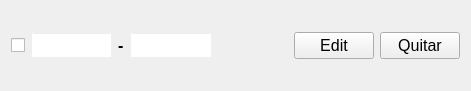
<?xml version="1.0" encoding="UTF-8"?>
<ui version="4.0">
 <class>Task</class>
 <widget class="QWidget" name="Task">
  <property name="geometry">
   <rect>
    <x>0</x>
    <y>0</y>
    <width>471</width>
    <height>91</height>
   </rect>
  </property>
  <property name="windowTitle">
   <string>Task</string>
  </property>
  <layout class="QHBoxLayout" name="horizontalLayout">
   <item>
    <widget class="QCheckBox" name="checkBox">
     <property name="font">
      <font>
       <pointsize>12</pointsize>
      </font>
     </property>
     <property name="text">
      <string/>
     </property>
    </widget>
   </item>
   <item>
    <widget class="QLineEdit" name="taskEdit">
     <property name="palette">
      <palette>
       <active>
        <colorrole role="WindowText">
         <brush brushstyle="SolidPattern">
          <color alpha="255">
           <red>0</red>
           <green>0</green>
           <blue>0</blue>
          </color>
         </brush>
        </colorrole>
        <colorrole role="Button">
         <brush brushstyle="SolidPattern">
          <color alpha="0">
           <red>240</red>
           <green>240</green>
           <blue>240</blue>
          </color>
         </brush>
        </colorrole>
        <colorrole role="Light">
         <brush brushstyle="SolidPattern">
          <color alpha="0">
           <red>255</red>
           <green>255</green>
           <blue>255</blue>
          </color>
         </brush>
        </colorrole>
        <colorrole role="Midlight">
         <brush brushstyle="SolidPattern">
          <color alpha="0">
           <red>247</red>
           <green>247</green>
           <blue>247</blue>
          </color>
         </brush>
        </colorrole>
        <colorrole role="Dark">
         <brush brushstyle="SolidPattern">
          <color alpha="0">
           <red>120</red>
           <green>120</green>
           <blue>120</blue>
          </color>
         </brush>
        </colorrole>
        <colorrole role="Mid">
         <brush brushstyle="SolidPattern">
          <color alpha="0">
           <red>160</red>
           <green>160</green>
           <blue>160</blue>
          </color>
         </brush>
        </colorrole>
        <colorrole role="Text">
         <brush brushstyle="SolidPattern">
          <color alpha="255">
           <red>0</red>
           <green>0</green>
           <blue>0</blue>
          </color>
         </brush>
        </colorrole>
        <colorrole role="BrightText">
         <brush brushstyle="SolidPattern">
          <color alpha="255">
           <red>255</red>
           <green>255</green>
           <blue>255</blue>
          </color>
         </brush>
        </colorrole>
        <colorrole role="ButtonText">
         <brush brushstyle="SolidPattern">
          <color alpha="255">
           <red>0</red>
           <green>0</green>
           <blue>0</blue>
          </color>
         </brush>
        </colorrole>
        <colorrole role="Base">
         <brush brushstyle="SolidPattern">
          <color alpha="255">
           <red>255</red>
           <green>255</green>
           <blue>255</blue>
          </color>
         </brush>
        </colorrole>
        <colorrole role="Window">
         <brush brushstyle="SolidPattern">
          <color alpha="0">
           <red>240</red>
           <green>240</green>
           <blue>240</blue>
          </color>
         </brush>
        </colorrole>
        <colorrole role="Shadow">
         <brush brushstyle="SolidPattern">
          <color alpha="255">
           <red>0</red>
           <green>0</green>
           <blue>0</blue>
          </color>
         </brush>
        </colorrole>
        <colorrole role="AlternateBase">
         <brush brushstyle="SolidPattern">
          <color alpha="127">
           <red>247</red>
           <green>247</green>
           <blue>247</blue>
          </color>
         </brush>
        </colorrole>
        <colorrole role="ToolTipBase">
         <brush brushstyle="SolidPattern">
          <color alpha="255">
           <red>255</red>
           <green>255</green>
           <blue>220</blue>
          </color>
         </brush>
        </colorrole>
        <colorrole role="ToolTipText">
         <brush brushstyle="SolidPattern">
          <color alpha="255">
           <red>0</red>
           <green>0</green>
           <blue>0</blue>
          </color>
         </brush>
        </colorrole>
        <colorrole role="PlaceholderText">
         <brush brushstyle="SolidPattern">
          <color alpha="127">
           <red>0</red>
           <green>0</green>
           <blue>0</blue>
          </color>
         </brush>
        </colorrole>
        <colorrole role="Accent">
         <brush brushstyle="SolidPattern">
          <color alpha="255">
           <red>255</red>
           <green>255</green>
           <blue>255</blue>
          </color>
         </brush>
        </colorrole>
       </active>
       <inactive>
        <colorrole role="WindowText">
         <brush brushstyle="SolidPattern">
          <color alpha="255">
           <red>0</red>
           <green>0</green>
           <blue>0</blue>
          </color>
         </brush>
        </colorrole>
        <colorrole role="Button">
         <brush brushstyle="SolidPattern">
          <color alpha="0">
           <red>240</red>
           <green>240</green>
           <blue>240</blue>
          </color>
         </brush>
        </colorrole>
        <colorrole role="Light">
         <brush brushstyle="SolidPattern">
          <color alpha="0">
           <red>255</red>
           <green>255</green>
           <blue>255</blue>
          </color>
         </brush>
        </colorrole>
        <colorrole role="Midlight">
         <brush brushstyle="SolidPattern">
          <color alpha="0">
           <red>247</red>
           <green>247</green>
           <blue>247</blue>
          </color>
         </brush>
        </colorrole>
        <colorrole role="Dark">
         <brush brushstyle="SolidPattern">
          <color alpha="0">
           <red>120</red>
           <green>120</green>
           <blue>120</blue>
          </color>
         </brush>
        </colorrole>
        <colorrole role="Mid">
         <brush brushstyle="SolidPattern">
          <color alpha="0">
           <red>160</red>
           <green>160</green>
           <blue>160</blue>
          </color>
         </brush>
        </colorrole>
        <colorrole role="Text">
         <brush brushstyle="SolidPattern">
          <color alpha="255">
           <red>0</red>
           <green>0</green>
           <blue>0</blue>
          </color>
         </brush>
        </colorrole>
        <colorrole role="BrightText">
         <brush brushstyle="SolidPattern">
          <color alpha="255">
           <red>255</red>
           <green>255</green>
           <blue>255</blue>
          </color>
         </brush>
        </colorrole>
        <colorrole role="ButtonText">
         <brush brushstyle="SolidPattern">
          <color alpha="255">
           <red>0</red>
           <green>0</green>
           <blue>0</blue>
          </color>
         </brush>
        </colorrole>
        <colorrole role="Base">
         <brush brushstyle="SolidPattern">
          <color alpha="255">
           <red>255</red>
           <green>255</green>
           <blue>255</blue>
          </color>
         </brush>
        </colorrole>
        <colorrole role="Window">
         <brush brushstyle="SolidPattern">
          <color alpha="0">
           <red>240</red>
           <green>240</green>
           <blue>240</blue>
          </color>
         </brush>
        </colorrole>
        <colorrole role="Shadow">
         <brush brushstyle="SolidPattern">
          <color alpha="255">
           <red>0</red>
           <green>0</green>
           <blue>0</blue>
          </color>
         </brush>
        </colorrole>
        <colorrole role="AlternateBase">
         <brush brushstyle="SolidPattern">
          <color alpha="127">
           <red>247</red>
           <green>247</green>
           <blue>247</blue>
          </color>
         </brush>
        </colorrole>
        <colorrole role="ToolTipBase">
         <brush brushstyle="SolidPattern">
          <color alpha="255">
           <red>255</red>
           <green>255</green>
           <blue>220</blue>
          </color>
         </brush>
        </colorrole>
        <colorrole role="ToolTipText">
         <brush brushstyle="SolidPattern">
          <color alpha="255">
           <red>0</red>
           <green>0</green>
           <blue>0</blue>
          </color>
         </brush>
        </colorrole>
        <colorrole role="PlaceholderText">
         <brush brushstyle="SolidPattern">
          <color alpha="127">
           <red>0</red>
           <green>0</green>
           <blue>0</blue>
          </color>
         </brush>
        </colorrole>
        <colorrole role="Accent">
         <brush brushstyle="SolidPattern">
          <color alpha="255">
           <red>255</red>
           <green>255</green>
           <blue>255</blue>
          </color>
         </brush>
        </colorrole>
       </inactive>
       <disabled>
        <colorrole role="WindowText">
         <brush brushstyle="SolidPattern">
          <color alpha="0">
           <red>120</red>
           <green>120</green>
           <blue>120</blue>
          </color>
         </brush>
        </colorrole>
        <colorrole role="Button">
         <brush brushstyle="SolidPattern">
          <color alpha="0">
           <red>240</red>
           <green>240</green>
           <blue>240</blue>
          </color>
         </brush>
        </colorrole>
        <colorrole role="Light">
         <brush brushstyle="SolidPattern">
          <color alpha="0">
           <red>255</red>
           <green>255</green>
           <blue>255</blue>
          </color>
         </brush>
        </colorrole>
        <colorrole role="Midlight">
         <brush brushstyle="SolidPattern">
          <color alpha="0">
           <red>247</red>
           <green>247</green>
           <blue>247</blue>
          </color>
         </brush>
        </colorrole>
        <colorrole role="Dark">
         <brush brushstyle="SolidPattern">
          <color alpha="0">
           <red>120</red>
           <green>120</green>
           <blue>120</blue>
          </color>
         </brush>
        </colorrole>
        <colorrole role="Mid">
         <brush brushstyle="SolidPattern">
          <color alpha="0">
           <red>160</red>
           <green>160</green>
           <blue>160</blue>
          </color>
         </brush>
        </colorrole>
        <colorrole role="Text">
         <brush brushstyle="SolidPattern">
          <color alpha="0">
           <red>120</red>
           <green>120</green>
           <blue>120</blue>
          </color>
         </brush>
        </colorrole>
        <colorrole role="BrightText">
         <brush brushstyle="SolidPattern">
          <color alpha="255">
           <red>255</red>
           <green>255</green>
           <blue>255</blue>
          </color>
         </brush>
        </colorrole>
        <colorrole role="ButtonText">
         <brush brushstyle="SolidPattern">
          <color alpha="0">
           <red>120</red>
           <green>120</green>
           <blue>120</blue>
          </color>
         </brush>
        </colorrole>
        <colorrole role="Base">
         <brush brushstyle="SolidPattern">
          <color alpha="0">
           <red>240</red>
           <green>240</green>
           <blue>240</blue>
          </color>
         </brush>
        </colorrole>
        <colorrole role="Window">
         <brush brushstyle="SolidPattern">
          <color alpha="0">
           <red>240</red>
           <green>240</green>
           <blue>240</blue>
          </color>
         </brush>
        </colorrole>
        <colorrole role="Shadow">
         <brush brushstyle="SolidPattern">
          <color alpha="255">
           <red>0</red>
           <green>0</green>
           <blue>0</blue>
          </color>
         </brush>
        </colorrole>
        <colorrole role="AlternateBase">
         <brush brushstyle="SolidPattern">
          <color alpha="0">
           <red>240</red>
           <green>240</green>
           <blue>240</blue>
          </color>
         </brush>
        </colorrole>
        <colorrole role="ToolTipBase">
         <brush brushstyle="SolidPattern">
          <color alpha="255">
           <red>255</red>
           <green>255</green>
           <blue>220</blue>
          </color>
         </brush>
        </colorrole>
        <colorrole role="ToolTipText">
         <brush brushstyle="SolidPattern">
          <color alpha="255">
           <red>0</red>
           <green>0</green>
           <blue>0</blue>
          </color>
         </brush>
        </colorrole>
        <colorrole role="PlaceholderText">
         <brush brushstyle="SolidPattern">
          <color alpha="0">
           <red>120</red>
           <green>120</green>
           <blue>120</blue>
          </color>
         </brush>
        </colorrole>
        <colorrole role="Accent">
         <brush brushstyle="SolidPattern">
          <color alpha="0">
           <red>255</red>
           <green>255</green>
           <blue>255</blue>
          </color>
         </brush>
        </colorrole>
       </disabled>
      </palette>
     </property>
     <property name="font">
      <font>
       <pointsize>11</pointsize>
      </font>
     </property>
     <property name="readOnly">
      <bool>true</bool>
     </property>
    </widget>
   </item>
   <item>
    <widget class="QLabel" name="label">
     <property name="font">
      <font>
       <pointsize>12</pointsize>
       <bold>true</bold>
      </font>
     </property>
     <property name="focusPolicy">
      <enum>Qt::FocusPolicy::WheelFocus</enum>
     </property>
     <property name="text">
      <string>-</string>
     </property>
    </widget>
   </item>
   <item>
    <widget class="QLineEdit" name="capitalEdit">
     <property name="palette">
      <palette>
       <active>
        <colorrole role="WindowText">
         <brush brushstyle="SolidPattern">
          <color alpha="255">
           <red>0</red>
           <green>0</green>
           <blue>0</blue>
          </color>
         </brush>
        </colorrole>
        <colorrole role="Button">
         <brush brushstyle="SolidPattern">
          <color alpha="0">
           <red>255</red>
           <green>255</green>
           <blue>255</blue>
          </color>
         </brush>
        </colorrole>
        <colorrole role="Light">
         <brush brushstyle="SolidPattern">
          <color alpha="0">
           <red>255</red>
           <green>255</green>
           <blue>255</blue>
          </color>
         </brush>
        </colorrole>
        <colorrole role="Midlight">
         <brush brushstyle="SolidPattern">
          <color alpha="0">
           <red>255</red>
           <green>255</green>
           <blue>255</blue>
          </color>
         </brush>
        </colorrole>
        <colorrole role="Dark">
         <brush brushstyle="SolidPattern">
          <color alpha="0">
           <red>127</red>
           <green>127</green>
           <blue>127</blue>
          </color>
         </brush>
        </colorrole>
        <colorrole role="Mid">
         <brush brushstyle="SolidPattern">
          <color alpha="0">
           <red>170</red>
           <green>170</green>
           <blue>170</blue>
          </color>
         </brush>
        </colorrole>
        <colorrole role="Text">
         <brush brushstyle="SolidPattern">
          <color alpha="255">
           <red>0</red>
           <green>0</green>
           <blue>0</blue>
          </color>
         </brush>
        </colorrole>
        <colorrole role="BrightText">
         <brush brushstyle="SolidPattern">
          <color alpha="255">
           <red>255</red>
           <green>255</green>
           <blue>255</blue>
          </color>
         </brush>
        </colorrole>
        <colorrole role="ButtonText">
         <brush brushstyle="SolidPattern">
          <color alpha="255">
           <red>0</red>
           <green>0</green>
           <blue>0</blue>
          </color>
         </brush>
        </colorrole>
        <colorrole role="Base">
         <brush brushstyle="SolidPattern">
          <color alpha="255">
           <red>255</red>
           <green>255</green>
           <blue>255</blue>
          </color>
         </brush>
        </colorrole>
        <colorrole role="Window">
         <brush brushstyle="SolidPattern">
          <color alpha="0">
           <red>255</red>
           <green>255</green>
           <blue>255</blue>
          </color>
         </brush>
        </colorrole>
        <colorrole role="Shadow">
         <brush brushstyle="SolidPattern">
          <color alpha="255">
           <red>0</red>
           <green>0</green>
           <blue>0</blue>
          </color>
         </brush>
        </colorrole>
        <colorrole role="AlternateBase">
         <brush brushstyle="SolidPattern">
          <color alpha="127">
           <red>255</red>
           <green>255</green>
           <blue>255</blue>
          </color>
         </brush>
        </colorrole>
        <colorrole role="ToolTipBase">
         <brush brushstyle="SolidPattern">
          <color alpha="255">
           <red>255</red>
           <green>255</green>
           <blue>220</blue>
          </color>
         </brush>
        </colorrole>
        <colorrole role="ToolTipText">
         <brush brushstyle="SolidPattern">
          <color alpha="255">
           <red>0</red>
           <green>0</green>
           <blue>0</blue>
          </color>
         </brush>
        </colorrole>
        <colorrole role="PlaceholderText">
         <brush brushstyle="SolidPattern">
          <color alpha="127">
           <red>0</red>
           <green>0</green>
           <blue>0</blue>
          </color>
         </brush>
        </colorrole>
        <colorrole role="Accent">
         <brush brushstyle="SolidPattern">
          <color alpha="255">
           <red>255</red>
           <green>255</green>
           <blue>255</blue>
          </color>
         </brush>
        </colorrole>
       </active>
       <inactive>
        <colorrole role="WindowText">
         <brush brushstyle="SolidPattern">
          <color alpha="255">
           <red>0</red>
           <green>0</green>
           <blue>0</blue>
          </color>
         </brush>
        </colorrole>
        <colorrole role="Button">
         <brush brushstyle="SolidPattern">
          <color alpha="0">
           <red>255</red>
           <green>255</green>
           <blue>255</blue>
          </color>
         </brush>
        </colorrole>
        <colorrole role="Light">
         <brush brushstyle="SolidPattern">
          <color alpha="0">
           <red>255</red>
           <green>255</green>
           <blue>255</blue>
          </color>
         </brush>
        </colorrole>
        <colorrole role="Midlight">
         <brush brushstyle="SolidPattern">
          <color alpha="0">
           <red>255</red>
           <green>255</green>
           <blue>255</blue>
          </color>
         </brush>
        </colorrole>
        <colorrole role="Dark">
         <brush brushstyle="SolidPattern">
          <color alpha="0">
           <red>127</red>
           <green>127</green>
           <blue>127</blue>
          </color>
         </brush>
        </colorrole>
        <colorrole role="Mid">
         <brush brushstyle="SolidPattern">
          <color alpha="0">
           <red>170</red>
           <green>170</green>
           <blue>170</blue>
          </color>
         </brush>
        </colorrole>
        <colorrole role="Text">
         <brush brushstyle="SolidPattern">
          <color alpha="255">
           <red>0</red>
           <green>0</green>
           <blue>0</blue>
          </color>
         </brush>
        </colorrole>
        <colorrole role="BrightText">
         <brush brushstyle="SolidPattern">
          <color alpha="255">
           <red>255</red>
           <green>255</green>
           <blue>255</blue>
          </color>
         </brush>
        </colorrole>
        <colorrole role="ButtonText">
         <brush brushstyle="SolidPattern">
          <color alpha="255">
           <red>0</red>
           <green>0</green>
           <blue>0</blue>
          </color>
         </brush>
        </colorrole>
        <colorrole role="Base">
         <brush brushstyle="SolidPattern">
          <color alpha="255">
           <red>255</red>
           <green>255</green>
           <blue>255</blue>
          </color>
         </brush>
        </colorrole>
        <colorrole role="Window">
         <brush brushstyle="SolidPattern">
          <color alpha="0">
           <red>255</red>
           <green>255</green>
           <blue>255</blue>
          </color>
         </brush>
        </colorrole>
        <colorrole role="Shadow">
         <brush brushstyle="SolidPattern">
          <color alpha="255">
           <red>0</red>
           <green>0</green>
           <blue>0</blue>
          </color>
         </brush>
        </colorrole>
        <colorrole role="AlternateBase">
         <brush brushstyle="SolidPattern">
          <color alpha="127">
           <red>255</red>
           <green>255</green>
           <blue>255</blue>
          </color>
         </brush>
        </colorrole>
        <colorrole role="ToolTipBase">
         <brush brushstyle="SolidPattern">
          <color alpha="255">
           <red>255</red>
           <green>255</green>
           <blue>220</blue>
          </color>
         </brush>
        </colorrole>
        <colorrole role="ToolTipText">
         <brush brushstyle="SolidPattern">
          <color alpha="255">
           <red>0</red>
           <green>0</green>
           <blue>0</blue>
          </color>
         </brush>
        </colorrole>
        <colorrole role="PlaceholderText">
         <brush brushstyle="SolidPattern">
          <color alpha="127">
           <red>0</red>
           <green>0</green>
           <blue>0</blue>
          </color>
         </brush>
        </colorrole>
        <colorrole role="Accent">
         <brush brushstyle="SolidPattern">
          <color alpha="255">
           <red>255</red>
           <green>255</green>
           <blue>255</blue>
          </color>
         </brush>
        </colorrole>
       </inactive>
       <disabled>
        <colorrole role="WindowText">
         <brush brushstyle="SolidPattern">
          <color alpha="0">
           <red>127</red>
           <green>127</green>
           <blue>127</blue>
          </color>
         </brush>
        </colorrole>
        <colorrole role="Button">
         <brush brushstyle="SolidPattern">
          <color alpha="0">
           <red>255</red>
           <green>255</green>
           <blue>255</blue>
          </color>
         </brush>
        </colorrole>
        <colorrole role="Light">
         <brush brushstyle="SolidPattern">
          <color alpha="0">
           <red>255</red>
           <green>255</green>
           <blue>255</blue>
          </color>
         </brush>
        </colorrole>
        <colorrole role="Midlight">
         <brush brushstyle="SolidPattern">
          <color alpha="0">
           <red>255</red>
           <green>255</green>
           <blue>255</blue>
          </color>
         </brush>
        </colorrole>
        <colorrole role="Dark">
         <brush brushstyle="SolidPattern">
          <color alpha="0">
           <red>127</red>
           <green>127</green>
           <blue>127</blue>
          </color>
         </brush>
        </colorrole>
        <colorrole role="Mid">
         <brush brushstyle="SolidPattern">
          <color alpha="0">
           <red>170</red>
           <green>170</green>
           <blue>170</blue>
          </color>
         </brush>
        </colorrole>
        <colorrole role="Text">
         <brush brushstyle="SolidPattern">
          <color alpha="0">
           <red>127</red>
           <green>127</green>
           <blue>127</blue>
          </color>
         </brush>
        </colorrole>
        <colorrole role="BrightText">
         <brush brushstyle="SolidPattern">
          <color alpha="255">
           <red>255</red>
           <green>255</green>
           <blue>255</blue>
          </color>
         </brush>
        </colorrole>
        <colorrole role="ButtonText">
         <brush brushstyle="SolidPattern">
          <color alpha="0">
           <red>127</red>
           <green>127</green>
           <blue>127</blue>
          </color>
         </brush>
        </colorrole>
        <colorrole role="Base">
         <brush brushstyle="SolidPattern">
          <color alpha="0">
           <red>255</red>
           <green>255</green>
           <blue>255</blue>
          </color>
         </brush>
        </colorrole>
        <colorrole role="Window">
         <brush brushstyle="SolidPattern">
          <color alpha="0">
           <red>255</red>
           <green>255</green>
           <blue>255</blue>
          </color>
         </brush>
        </colorrole>
        <colorrole role="Shadow">
         <brush brushstyle="SolidPattern">
          <color alpha="255">
           <red>0</red>
           <green>0</green>
           <blue>0</blue>
          </color>
         </brush>
        </colorrole>
        <colorrole role="AlternateBase">
         <brush brushstyle="SolidPattern">
          <color alpha="0">
           <red>255</red>
           <green>255</green>
           <blue>255</blue>
          </color>
         </brush>
        </colorrole>
        <colorrole role="ToolTipBase">
         <brush brushstyle="SolidPattern">
          <color alpha="255">
           <red>255</red>
           <green>255</green>
           <blue>220</blue>
          </color>
         </brush>
        </colorrole>
        <colorrole role="ToolTipText">
         <brush brushstyle="SolidPattern">
          <color alpha="255">
           <red>0</red>
           <green>0</green>
           <blue>0</blue>
          </color>
         </brush>
        </colorrole>
        <colorrole role="PlaceholderText">
         <brush brushstyle="SolidPattern">
          <color alpha="0">
           <red>127</red>
           <green>127</green>
           <blue>127</blue>
          </color>
         </brush>
        </colorrole>
        <colorrole role="Accent">
         <brush brushstyle="SolidPattern">
          <color alpha="0">
           <red>255</red>
           <green>255</green>
           <blue>255</blue>
          </color>
         </brush>
        </colorrole>
       </disabled>
      </palette>
     </property>
     <property name="font">
      <font>
       <pointsize>11</pointsize>
      </font>
     </property>
     <property name="cursor">
      <cursorShape>ArrowCursor</cursorShape>
     </property>
     <property name="dragEnabled">
      <bool>false</bool>
     </property>
     <property name="readOnly">
      <bool>true</bool>
     </property>
    </widget>
   </item>
   <item>
    <widget class="QLabel" name="label_3">
     <property name="text">
      <string>                     </string>
     </property>
    </widget>
   </item>
   <item>
    <widget class="QPushButton" name="editButton">
     <property name="font">
      <font>
       <pointsize>12</pointsize>
      </font>
     </property>
     <property name="text">
      <string>Edit</string>
     </property>
    </widget>
   </item>
   <item>
    <widget class="QPushButton" name="quitarButton">
     <property name="font">
      <font>
       <pointsize>12</pointsize>
      </font>
     </property>
     <property name="text">
      <string>Quitar</string>
     </property>
    </widget>
   </item>
  </layout>
 </widget>
 <resources/>
 <connections/>
</ui>
